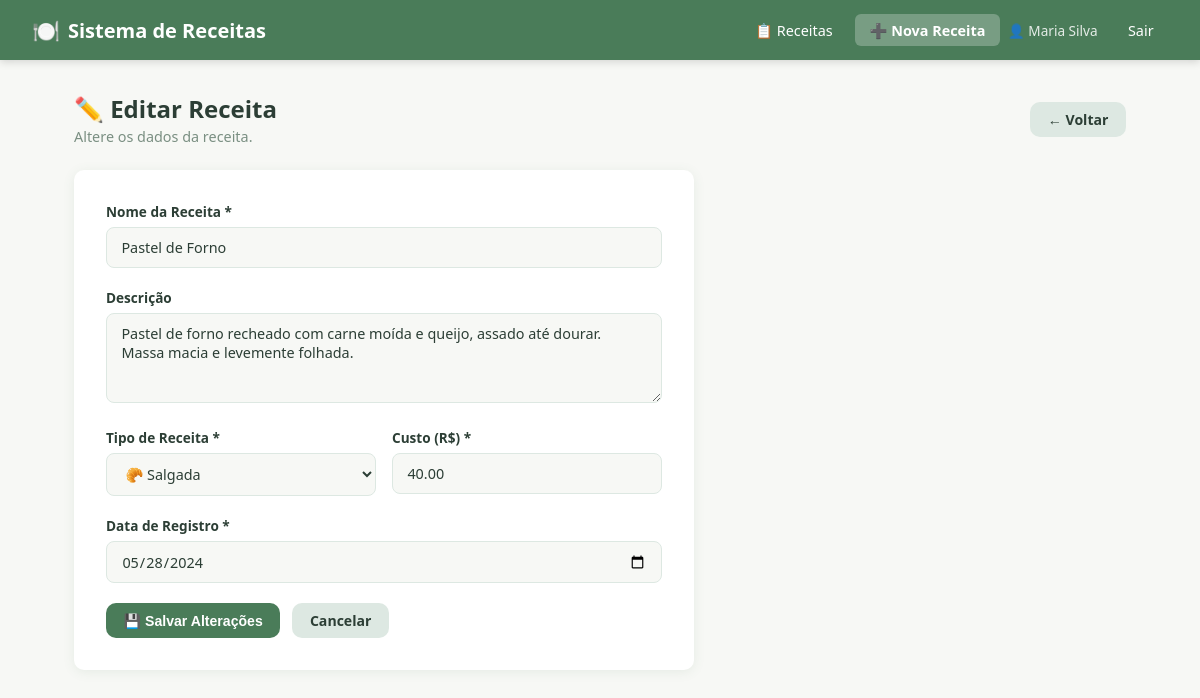
The app's page /receita_form.php?id=10 (signed in) with its own data.
### tables this page shows
CREATE TABLE IF NOT EXISTS receita (
    id INT AUTO_INCREMENT PRIMARY KEY,
    nome VARCHAR(150) NOT NULL,
    descricao TEXT,
    data_registro DATE NOT NULL,
    custo DECIMAL(10,2) NOT NULL DEFAULT 0.00,
    tipo_receita ENUM('doce', 'salgada') NOT NULL,
    criado_em TIMESTAMP DEFAULT CURRENT_TIMESTAMP
);

### includes/auth.php (called while the page is built, shortened)
<?php
function nomeUsuario() {
    return $_SESSION['usuario_nome'] ?? 'Usuário';
}
?>

### receita_form.php (the view, shortened to what this page needs)
<?php
require_once 'includes/auth.php';
$conn = conectar();
$id   = intval($_GET['id'] ?? 0);
$modo = $id ? 'editar' : 'criar';
$dados = [
    'nome'         => '',
    'descricao'    => '',
    'data_registro'=> date('Y-m-d'),
    'custo'        => '',
    'tipo_receita' => 'doce',
];
if ($modo === 'editar') {
    $stmt = $conn->prepare("SELECT * FROM receita WHERE id = ?");
    $stmt->bind_param('i', $id);
    $stmt->execute();
    $row = $stmt->get_result()->fetch_assoc();
    $dados = $row;
}
$titulo = $modo === 'criar' ? '➕ Nova Receita' : '✏️ Editar Receita';
?>
<!DOCTYPE html>
<html lang="pt-BR">
<head>
    <link rel="stylesheet" href="assets/css/style.css">
</head>
<body>
<nav class="navbar">
    <a href="index.php" class="brand"><span>🍽️</span> Sistema de Receitas</a>
    <div class="nav-links">
        <a href="index.php">📋 Receitas</a>
        <a href="receita_form.php" class="active">➕ Nova Receita</a>
        <span class="user-info">👤 <?= htmlspecialchars(nomeUsuario()) ?></span>
        <a href="logout.php">Sair</a>
    </div>
</nav>
<div class="container">
    <div class="page-header">
        <div>
            <h1><?= $titulo ?></h1>
            <p><?= $modo === 'criar' ? 'Preencha os dados para cadastrar uma nova receita.' : 'Altere os dados da receita.' ?></p>
        </div>
        <a href="index.php" class="btn btn-secondary">← Voltar</a>
    </div>
    <div class="form-card">
        <form method="POST" action="receita_form.php<?= $modo === 'editar' ? "?id=$id" : '' ?>">
            <div class="form-group">
                <label for="nome">Nome da Receita *</label>
                <input type="text" id="nome" name="nome"
                       value="<?= htmlspecialchars($dados['nome']) ?>"
                       placeholder="Ex: Bolo de Chocolate" required>
            </div>
            <div class="form-group">
                <label for="descricao">Descrição</label>
                <textarea id="descricao" name="descricao"
                          placeholder="Descreva brevemente a receita, ingredientes principais..."><?= htmlspecialchars($dados['descricao']) ?></textarea>
            </div>
            <div class="form-row">
                <div class="form-group">
                    <label for="tipo_receita">Tipo de Receita *</label>
                    <select id="tipo_receita" name="tipo_receita" required>
                        <option value="salgada" <?= $dados['tipo_receita'] === 'salgada' ? 'selected' : '' ?>>🥐 Salgada</option>
                    </select>
                </div>
                <div class="form-group">
                    <label for="custo">Custo (R$) *</label>
                    <input type="number" id="custo" name="custo" step="0.01" min="0"
                           value="<?= htmlspecialchars($dados['custo']) ?>"
                           placeholder="0,00" required>
                </div>
            </div>
            <div class="form-group">
                <label for="data_registro">Data de Registro *</label>
                <input type="date" id="data_registro" name="data_registro"
                       value="<?= htmlspecialchars($dados['data_registro']) ?>" required>
            </div>
            <div class="form-actions">
                <button type="submit" class="btn btn-primary">
                    <?= $modo === 'criar' ? '💾 Cadastrar Receita' : '💾 Salvar Alterações' ?>
                </button>
                <a href="index.php" class="btn btn-secondary">Cancelar</a>
            </div>
        </form>
    </div>
</div>
</body>
</html>

### assets/css/style.css (style rules this page uses)
* { box-sizing: border-box; margin: 0; padding: 0; }
:root { --primary: #4A7C59; --primary-dk: #355c41; --primary-lt: #e8f2ec; --accent: #E07B39; --bg: #F7F8F5; --card: #FFFFFF; --text: #2c3e35; --text-muted: #7a8f82; --border: #dde8e2; --danger: #c0392b; --danger-lt: #fdf0ef; --sweet: #d4527a; --sweet-lt: #fde8ef; --savory: #3a7bbf; --savory-lt: #e8f1fb; --shadow: 0 2px 12px rgba(74,124,89,0.10); --radius: 10px; }
body { font-family: 'Segoe UI', Tahoma, Geneva, Verdana, sans-serif; background: var(--bg); color: var(--text); min-height: 100vh; }
.navbar { background: var(--primary); color: #fff; padding: 0 2rem; display: flex; align-items: center; justify-content: space-between; height: 60px; box-shadow: 0 2px 8px rgba(0,0,0,0.15); }
.navbar .brand { font-size: 1.25rem; font-weight: 700; display: flex; align-items: center; gap: 0.5rem; color: #fff; text-decoration: none; }
.navbar .brand span { font-size: 1.4rem; }
.navbar .nav-links { display: flex; align-items: center; gap: 0.5rem; }
.navbar .nav-links a, .navbar .nav-links button { color: #fff; text-decoration: none; padding: 0.4rem 0.9rem; border-radius: 6px; font-size: 0.9rem; border: none; background: transparent; cursor: pointer; transition: background .2s; }
.navbar .nav-links a.active { background: rgba(255,255,255,.25); font-weight: 600; }
.navbar .user-info { font-size: 0.85rem; opacity: .85; margin-right: 0.5rem; }
.container { max-width: 1100px; margin: 0 auto; padding: 2rem 1.5rem; }
.page-header { display: flex; align-items: center; justify-content: space-between; margin-bottom: 1.5rem; flex-wrap: wrap; gap: 1rem; }
.page-header h1 { font-size: 1.5rem; font-weight: 700; color: var(--text); }
.page-header p { color: var(--text-muted); font-size: 0.9rem; margin-top: 2px; }
.btn { display: inline-flex; align-items: center; gap: 0.4rem; padding: 0.5rem 1.1rem; border-radius: var(--radius); font-size: 0.88rem; font-weight: 600; border: none; cursor: pointer; text-decoration: none; transition: filter .2s, transform .1s; }
.btn-primary { background: var(--primary); color: #fff; }
.btn-secondary { background: var(--border); color: var(--text); }
.form-card { background: var(--card); border-radius: var(--radius); box-shadow: var(--shadow); padding: 2rem; max-width: 620px; }
.form-group { margin-bottom: 1.25rem; }
.form-group label { display: block; font-size: 0.85rem; font-weight: 600; color: var(--text); margin-bottom: 0.4rem; }
.form-group input, .form-group select, .form-group textarea { width: 100%; padding: 0.6rem 0.9rem; border: 1.5px solid var(--border); border-radius: 8px; font-size: 0.9rem; color: var(--text); background: var(--bg); outline: none; transition: border-color .2s, box-shadow .2s; font-family: inherit; }
.form-group textarea { resize: vertical; min-height: 90px; }
.form-row { display: flex; gap: 1rem; }
.form-row .form-group { flex: 1; }
.form-actions { display: flex; gap: 0.75rem; margin-top: 0.5rem; }

### records on screen
receita: nome "Pastel de Forno", descricao "Pastel de forno recheado com carne moída e queijo, assado até dourar. Massa macia e levemente folhada.", tipo_receita "🥐 Salgada", custo "40.00", data_registro "05/28/2024"

### other values on screen
nomeUsuario() "Maria Silva"
$titulo "✏️ Editar Receita"
